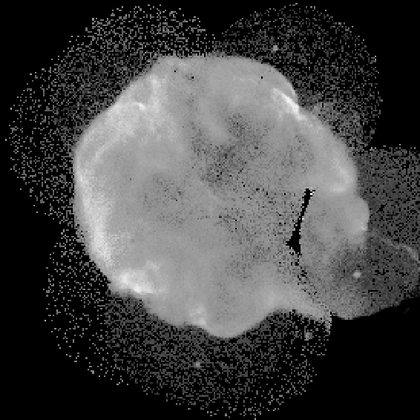
%> input picture TME_7/cygnus.tif, 420 x 420 px, shrunk from 566 x 566 before the run
$ octave split.m   (GNU Octave 9; MATLAB toolbox functions it lacks are replaced by stand-ins)
%> lines starting %> are read from the running program, lines starting %| are printed output that depends on the picture; in (x1, y1, x2, y2) boxes, pixels count from 0 and x2, y2 are one past the last pixel; in counts of white or black regions, pixels touching at a corner belong together; the program's own positions count from 1
### TME_7/ouvrirImage.m
function [I,n,m] = ouvrirImage(nom)
%> called with nom = 'cygnus.tif'
I=imread(nom);
%> I is the input picture: size 420x420 uint8; min 0, max 255, mean 67.5
imageview(I);
%> (this line was passed over: imageview is not available in this run)
n = size(I,1);
%> n = 420
m = size(I,2);
%> m = 420
end

### TME_7/expand.m
function J = expand(I)

h = size(I,1);
%> h = 420
l = size(I,2);
%> l = 420

n = ceil(log2(max(l,h)));
%> n = 9
moy = mean(mean(I));
%> moy = 67.51
J = ones(2^n,2^n).*moy;
%> J: size 512x512 double; every value is 67.51

J(1:h,1:l) = I;


### TME_7/qtdecomp.m
function S = qtdecomp( I, thresh, mindim)
    [n,m] = size(I);
    if n ~= m,
        error( 'image must be squared');
    end
    if n>mindim & mod(n,2) == 0 & std(I(:)) > thresh,
        n2 = n/2;
        I11 = I(1:n2,1:n2);
        I12 = I(1:n2,n2+1:n);
        I21 = I(n2+1:n,1:n2);
        I22 = I(n2+1:n,n2+1:n);

        S11 = qtdecomp( I11, thresh, mindim);
        S12 = qtdecomp( I12, thresh, mindim);
        S21 = qtdecomp( I21, thresh, mindim);
        S22 = qtdecomp( I22, thresh, mindim);

        S = [S11,S12; S21, S22];
    else
        S = sparse(n,n);
        S(1,1) = n;
    end
end

### TME_7/numreg.m
function n = numreg(S)

n = numel(find(S));

### TME_7/quaddraw.m
function [Q] = quaddraw(I,S)

QR = I;
QG = I;
QB = I;

[r,c]=find(S);
l = numreg(S);

for k=1:l
    v=S(r(k),c(k));
    %[vals,i,j]=qtgetblk(I,S,k);
    for i = 1:v
        for j = 1:v
          if i==1 || j==1 || i==v || j==v
              QR(i+r(k),j+c(k),1)=255;
              QG(i+r(k),j+c(k),1)=0;
              QB(i+r(k),j+c(k),1)=0;
          end
        end
    end
end

Q(:,:,1)=uint8(QR);
Q(:,:,2)=uint8(QG);
Q(:,:,3)=uint8(QB);

### TME_7/split.m
% Lecture de l'image
I = ouvrirImage('cygnus.tif');

% Extension de l'image à une taille en puissance de 2
J = expand(I);
imageview(J);
%> (this line was passed over: imageview is not available in this run)

% Découpage en Quadtree selon le critère d'homogénéité
S = qtdecomp(J,5,8);
%> call 2 of qtdecomp, with thresh = 5, mindim = 8
%> in qtdecomp (call 2), `I12 = I(1:n2,n2+1:n);`:
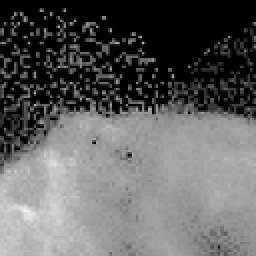
%> I12: size 128x128 double (shown 2 times larger); min 0, max 253, mean 97
%> in qtdecomp (call 2), `I21 = I(n2+1:n,1:n2);`:
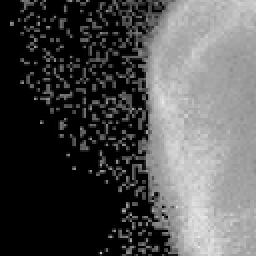
%> I21: size 128x128 double (shown 2 times larger); min 0, max 234, mean 80.9
%> in qtdecomp (call 4), `I11 = I(1:n2,1:n2);`: I11: size 32x32 double; every value is 0
%> call 5 of qtdecomp, with thresh = 5, mindim = 8
%> in qtdecomp (call 5), `S(1,1) = n;`:
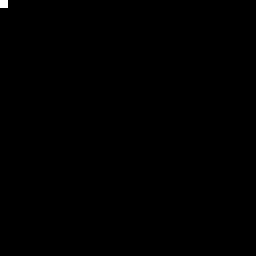
%> S: size 32x32 double (shown 8 times larger); values 0 (black) and 32 (white), 0.1% white in thin lines or dots, all inside (x1, y1, x2, y2) = (0, 0, 1, 1)
%> in qtdecomp (call 17), `I22 = I(n2+1:n,n2+1:n);`:
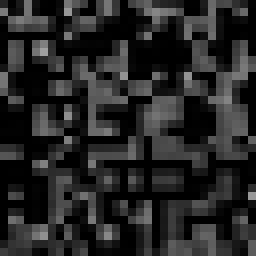
%> I22: size 32x32 double (shown 8 times larger); min 0, max 160, mean 38
%> in qtdecomp (call 27), `S = [S11,S12; S21, S22];`: S: size 32x32 double; values 0 (black) and 8 (white), 1.6% white in thin lines or dots, all inside (x1, y1, x2, y2) = (0, 0, 25, 25)
%> in qtdecomp (call 3), `S22 = qtdecomp( I22, thresh, mindim);`: S22: size 64x64 double; values 0 (black) and 8 (white), 1.6% white in thin lines or dots, all inside (x1, y1, x2, y2) = (0, 0, 57, 57)
n = numreg(S);
%> in numreg, `n = numel(find(S));`: n = 2416
%> n = 2416
Q = quaddraw(J,S);
%> in quaddraw, `[r,c]=find(S);`: r = 2416 values from 1 to 449
%> in quaddraw, `l = numreg(S);`: l = 2416
%> the loop in quaddraw, `for k=1:l` made 2416 passes
%> v on passes 1 to 3: 32, 32, 16
%> after the loop in quaddraw, `for k=1:l`:
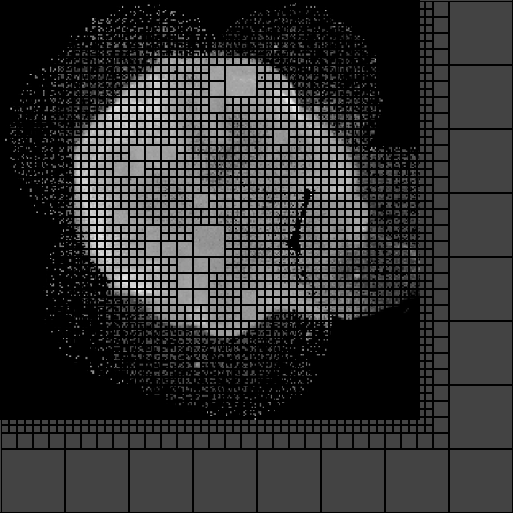
%> QB: size 513x513 double; min 0, max 255, mean 45.8
%> after the loop in quaddraw, `for k=1:l`:
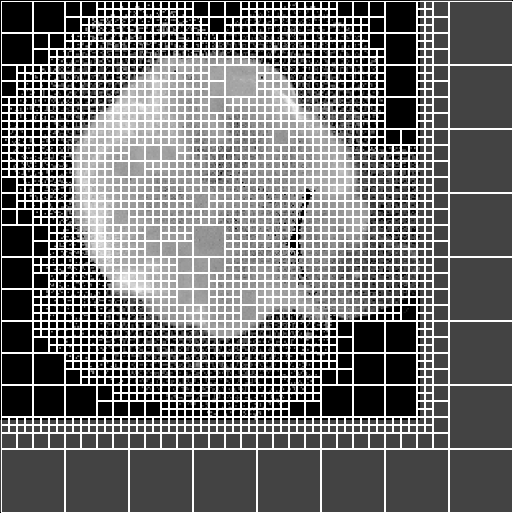
%> QR: size 513x513 double; min 0, max 255, mean 120.7
%> in quaddraw, `Q(:,:,3)=uint8(QB);`:
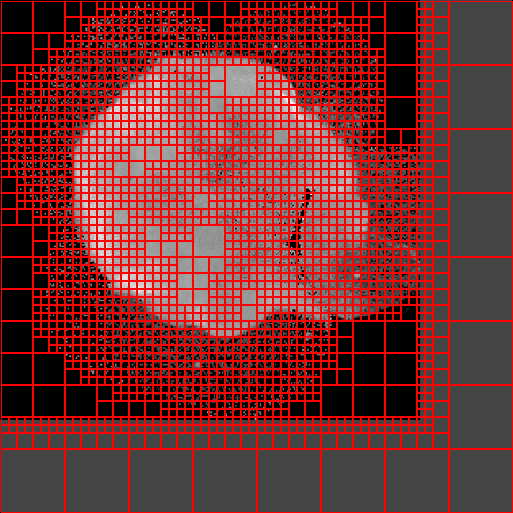
%> Q: size 513x513x3 uint8; mean R, G, B 120.8, 46, 46

% Affichage de l'image segmentée
imageview(Q);
%> (this line was passed over: imageview is not available in this run)
